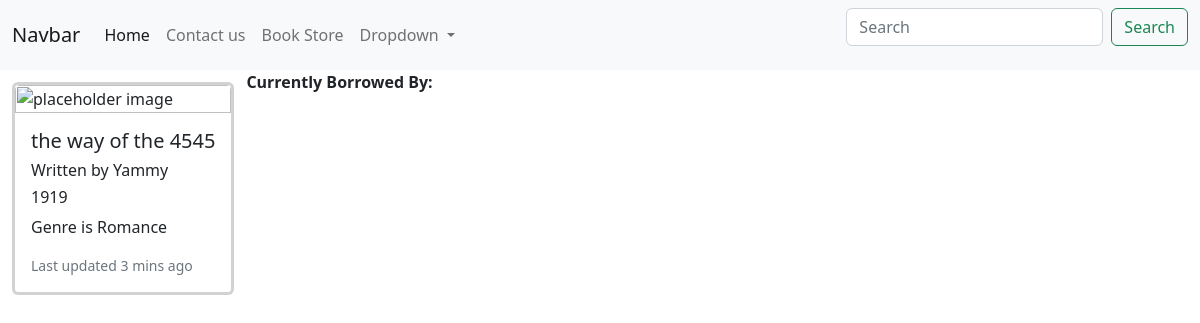
The page /books/2 on the database its author committed.
### Library/models.py (models this page shows)
class Book(models.Model):
    title = models.CharField(max_length=40) # charfields have to have a max length
    author = models.CharField(max_length=40)
    genre = models.TextField(default="Romance")
    year = models.IntegerField()
    inventory = models.IntegerField()
    id = models.AutoField(primary_key=True)

### Library/views.py (the view)
# urls.py: path('books/<int:bookid>', view_single_book, name='single_book'),
def view_single_book(request, bookid):
    single_book = get_object_or_404(Book, id=bookid)
    not_returned = Borrow.objects.filter(book=bookid, is_returned = False)
    borrowed_by = Borrow.objects.filter(book=bookid)
    return render(request, 'single_book.html', {'book':single_book, 'not_returned' :not_returned, 'borrowed_by':borrowed_by})

### Library/templates/single_book.html (shortened to what this page needs)
{% extends 'base.html' %}
{% block content %}
    <div class="card mb-3">
        <img src="https://upload.wikimedia.org/wikipedia/commons/1/1d/P_literature.svg", padding="5%", class="card-img-top" alt="placeholder image">
        <div class="card-body">
        <h5 class="card-title">{{ book.title }}</h5>
        <h6 class="card-title">Written by {{ book.author }}</h6>
        <h6 class="card-title">{{ book.year }}</h6>
        <p class="card-text">Genre is {{ book.genre }}</p>
        <p class="card-text"><small class="text-muted">Last updated 3 mins ago</small></p>
        </div>
    </div>
    <b>Currently Borrowed By:</b>
{% endblock %}

### Library/templates/base.html (style rules this page uses)
.card { float:left; margin:1%; border-width: 3px; max-width: 40%; }

### rows shown on the page
Book: title "the way of the 4545", author "Yammy", year "1919", genre "Romance"
